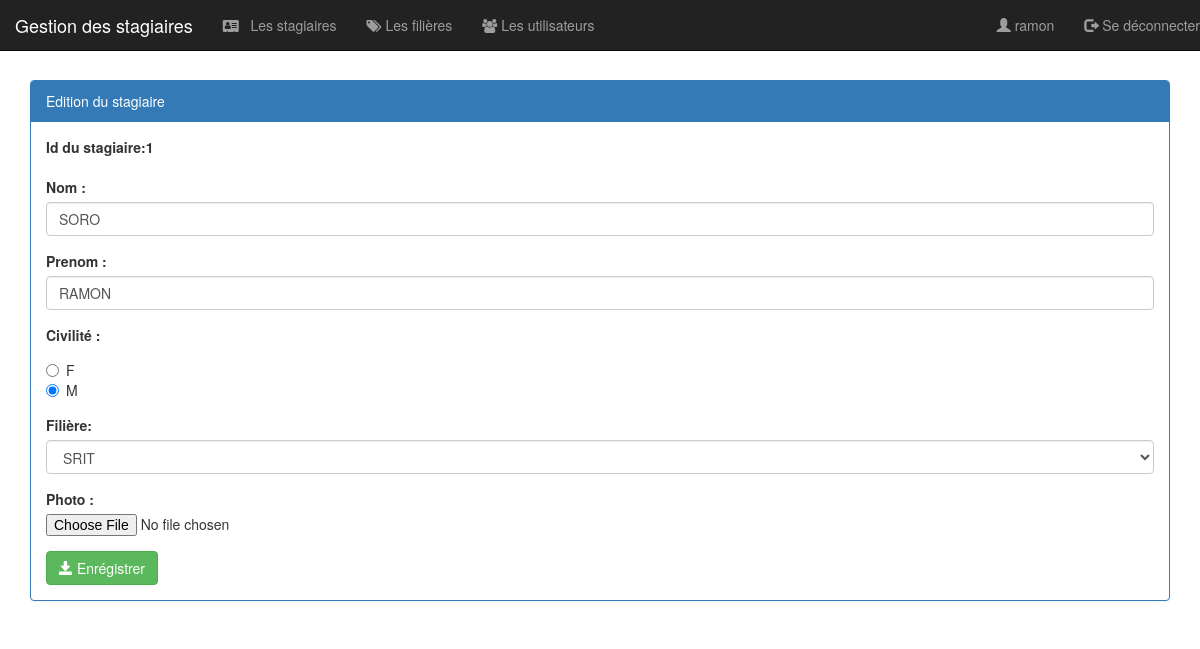
The app's page /pages/editer_stagiaire.php?idS=1 (signed in) with its own data.
### tables this page shows
create table stagiaire(
    idStagiaire int(4) auto_increment primary key ,
    nom varchar (50),
    prenom varchar (50),
    civilite varchar (1),
    photo varchar (100),
    idFiliere int(4)
);

create table filiere(
    idFiliere int(4) auto_increment primary key ,
    nomFiliere varchar (50),
    niveau varchar (50)
);

### pages/editer_stagiaire.php (the view, shortened to what this page needs)
<?php
    require_once('connexion_bd.php');
    $ids = isset($_GET['idS'])?$_GET['idS']:0;
    $requete = "select * from stagiaire where idStagiaire=$ids";
    $resultat = $pdo->query($requete);
    $stagiaire = $resultat->fetch();
    $nom = strtoupper($stagiaire['nom']);
    $prenom = strtoupper($stagiaire['prenom']);
    $civilite = strtoupper($stagiaire['civilite']);
    $idFiliere = $stagiaire['idFiliere'];
    $requetef = "select * from filiere";
    $resultatf = $pdo->query($requetef);
?>
<!DOCTYPE HTML>
<html>
    <head>
        <link rel="stylesheet" type="text/css" href="../css/bootstrap.min.css">
        <link rel="stylesheet" type="text/css" href="../css/monstyle.css">
    </head>
    <body>
        <?php include("menu.php"); ?>
         <div class="container">
            <div class="panel panel-primary margetop">
                <div class="panel-heading">Edition du stagiaire </div>
                <div class="panel-body">
                     <form method="post" action="update_stagiaire.php" class="form" enctype="multipart/form-data">
                        <div class="form-group">
                            <label for="niveau">Id du stagiaire:<?php echo $ids ?></label>
                        </div>
                        <div class="form-group">
                            <label for="nom">Nom :</label>
                            <input type="text" name="nom" class="form-control" value="<?php echo $nom ?> " >
                        </div>
                        <div class="form-group">
                            <label for="prenom">Prenom :</label>
                            <input type="text" name="prenom" class="form-control" value="<?php echo $prenom ?> " >
                        </div>
                        <div class="form-group">
                            <label for="civilite">Civilité :</label>
                           <div class="radio">
                             <label> <input type="radio" name="civilite" value="F"
                                  <?php if($civilite==="F") echo "checked" ?>> F
                             </label><br>
                             <label> <input type="radio" name="civilite" value="M"
                                <?php if($civilite==="M") echo "checked" ?> > M
                             </label>
                             </div>
                        </div>
                        <div class="form-group">
                            <label for="idFiliere">Filière:</label>
                            <select name="idFiliere" id="idFiliere" class="form-control" >
                                <?php while($filiere= $resultatf->fetch()){ ?>
                                    <option value=" <?php echo $filiere['idFiliere'] ?>"
                                        <?php if($idFiliere===$filiere['idFiliere']) echo "selected"
                                            ?>>
                                        <?php echo $filiere['nomFiliere'] ?>
                                    </option>
                                <?php } ?>
                             </select>
                         </div>
                         <div class="form-group">
                            <label for="photo">Photo :</label>
                            <input type="file" name="photo"  >
                        </div>
                        <button type="submit" class="btn btn-success">
                            <span class="glyphicon glyphicon-save"></span> Enrégistrer
                        </button>
                    </form>
                </div>
            </div>
        </div>
    </body>
</html>

### css/monstyle.css (style rules this page uses)
.margetop { margin-top: 80px; }
.form-control { position: relative ; }

### records on screen
stagiaire: nom "SORO", prenom "RAMON", civilite "☐ F", civilite "☑ M", idFiliere "SRIT"

### other values on screen
$_SESSION['user']['login'] "ramon"
$ids "1"
